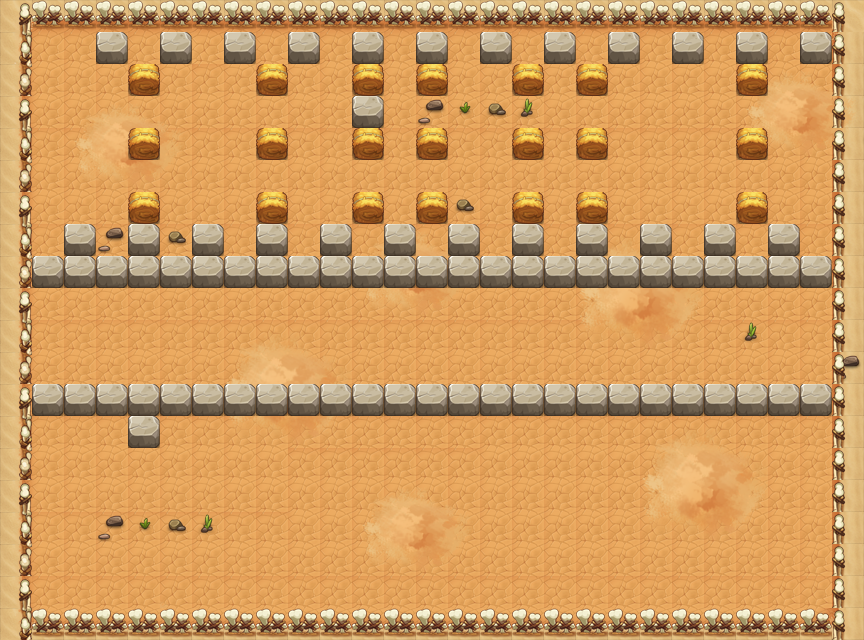

This game map was drawn from its Tiled (.tmx) file and the tilesets committed beside it. A one-line description and the trimmed map source follow:
An orthogonal 27x20 tile map with 32x32 px tiles, 6 tile layers (PASS, 块层 2, 块层 15, 块层 17, ...) and 51 objects (38x TRAP, 12x MONSTER, PLAYER).

<map version="1.0" orientation="orthogonal" width="27" height="20" tilewidth="32" tileheight="32">
 <properties>
  <property name="DESTRY1" value="255" />
  <property name="DESTRY2" value="314" />
  <property name="DESTRY3" value="144" />
  <property name="DESTRY4" value="173" />
  <property name="DESTRY_COUNT" value="4" />
  <property name="EXP" value="470" />
  <property name="ITEM" value="D012" />
  <property name="LOSE_SCRIPT" value="" />
  <property name="MONEY" value="705" />
  <property name="START_SCRIPT" value="lv40" />
  <property name="WIN_SCRIPT" value="Map40Plot2" />
 </properties>
 <tileset firstgid="1" name="hmpy" tilewidth="32" tileheight="32">
  <image source="hmpy.png" width="500" height="1024" />
 </tileset>
 <layer name="PASS" width="27" height="20">
  <data>[540 cells, 194 non-empty, 4 distinct tile ids]</data>
 </layer>
 <layer name="块层 2" width="27" height="20">
  <data>[540 cells, 540 non-empty, 18 distinct tile ids]</data>
 </layer>
 <layer name="块层 15" width="27" height="20">
  <data>[540 cells, 113 non-empty, 32 distinct tile ids]</data>
 </layer>
 <layer name="块层 17" width="27" height="20">
  <data>[540 cells, 97 non-empty, 2 distinct tile ids]</data>
 </layer>
 <layer name="块层 4" width="27" height="20">
  <data>[540 cells, 65 non-empty, 5 distinct tile ids]</data>
 </layer>
 <layer name="块层 3" width="27" height="20">
  <data>[540 cells, 25 non-empty, 1 distinct tile ids]</data>
 </layer>
 <objectgroup name="对象层 1" width="27" height="20">
  <object name="PLAYER" type="PLAYER" x="32" y="32" width="32" height="32" />
  <object name="zi_dan_right1" type="TRAP" x="32" y="96" width="32" height="32">
   <properties>
    <property name="trap_ani" value="fire_cat_right.actor" />
    <property name="trap_delay" value="2" />
    <property name="trap_id" value="0" />
    <property name="trap_script" value="trap(&quot;zi_dan_right1&quot;):setAtkPower(target(&quot;PLAYER&quot;):getHP()*0.1);trap(&quot;zi_dan_right1&quot;):turnRight(); trap(&quot;zi_dan_right1&quot;):getAI():getActions():addObject( AIUseSkill:create(   SkillLua:create(&quot;skill_0001&quot;)  )  );" />
    <property name="trap_start_mode" value="2" />
    <property name="trap_state" value="open" />
   </properties>
  </object>
  <object name="liusha" type="TRAP" x="320" y="320" width="32" height="32">
   <properties>
    <property name="lua_ai" value="trap_mire_ai" />
    <property name="trap_ani" value="liusha.actor" />
    <property name="trap_floor" value="true" />
    <property name="trap_sh" value="1" />
    <property name="trap_sw" value="1" />
   </properties>
  </object>
  <object name="liusha" type="TRAP" x="512" y="320" width="32" height="32">
   <properties>
    <property name="lua_ai" value="trap_mire_ai" />
    <property name="trap_ani" value="liusha.actor" />
    <property name="trap_floor" value="true" />
    <property name="trap_sh" value="1" />
    <property name="trap_sw" value="1" />
   </properties>
  </object>
  <object name="mp3" type="TRAP" x="32" y="352" width="32" height="32">
   <properties>
    <property name="trap_ani" value="mp.actor" />
    <property name="trap_floor" value="true" />
    <property name="trap_id" value="0" />
    <property name="trap_script" value="trap_moveto(&quot;PLAYER&quot;, &quot;mp3&quot;,target(&quot;mp4&quot;):getX(),target(&quot;mp4&quot;):getY() );" />
    <property name="trap_sound_id" value="1" />
    <property name="trap_start_mode" value="0" />
    <property name="trap_state" value="open" />
   </properties>
  </object>
  <object name="mp4" type="TRAP" x="32" y="480" width="32" height="32">
   <properties>
    <property name="trap_ani" value="mp.actor" />
    <property name="trap_floor" value="true" />
    <property name="trap_id" value="0" />
    <property name="trap_script" value="trap_moveto(&quot;PLAYER&quot;, &quot;mp4&quot;,target(&quot;mp3&quot;):getX(),target(&quot;mp3&quot;):getY() );" />
    <property name="trap_sound_id" value="1" />
    <property name="trap_start_mode" value="0" />
    <property name="trap_state" value="open" />
   </properties>
  </object>
  <object name="bh1" type="TRAP" x="512" y="320" width="32" height="32">
   <properties>
    <property name="trap_floor" value="true" />
    <property name="trap_id" value="2" />
    <property name="trap_sh" value="0.1" />
    <property name="trap_sw" value="0.1" />
   </properties>
  </object>
  <object name="bh1" type="TRAP" x="320" y="320" width="32" height="32">
   <properties>
    <property name="trap_floor" value="true" />
    <property name="trap_id" value="2" />
    <property name="trap_sh" value="0.1" />
    <property name="trap_sw" value="0.1" />
   </properties>
  </object>
  <object name="bh1" type="TRAP" x="128" y="320" width="32" height="32">
   <properties>
    <property name="trap_floor" value="true" />
    <property name="trap_id" value="2" />
    <property name="trap_sh" value="0.1" />
    <property name="trap_sw" value="0.1" />
   </properties>
  </object>
  <object name="liusha" type="TRAP" x="128" y="320" width="32" height="32">
   <properties>
    <property name="lua_ai" value="trap_mire_ai" />
    <property name="trap_ani" value="liusha.actor" />
    <property name="trap_floor" value="true" />
    <property name="trap_sh" value="1" />
    <property name="trap_sw" value="1" />
   </properties>
  </object>
  <object name="bh1" type="TRAP" x="704" y="320" width="32" height="32">
   <properties>
    <property name="trap_floor" value="true" />
    <property name="trap_id" value="2" />
    <property name="trap_sh" value="0.1" />
    <property name="trap_sw" value="0.1" />
   </properties>
  </object>
  </objectgroup>
 <objectgroup name="m1" width="27" height="20">
  <!-- 3 objects omitted --></objectgroup>
 <objectgroup name="m2" width="27" height="20">
  <!-- 3 objects omitted --></objectgroup>
 <objectgroup name="m3" width="27" height="20">
  <!-- 3 objects omitted --></objectgroup>
 <objectgroup name="m4" width="27" height="20">
  <!-- 3 objects omitted --></objectgroup>
</map>
<!-- 40 of 51 objects omitted -->
